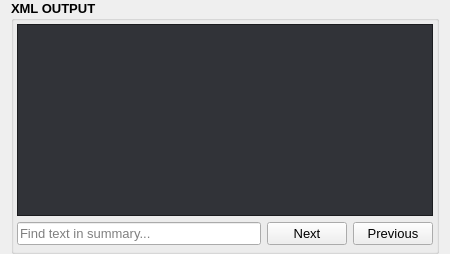
          <widget class="QFrame" name="frame_right_2">
           <property name="minimumSize">
            <size>
             <width>450</width>
             <height>0</height>
            </size>
           </property>
           <property name="frameShape">
            <enum>QFrame::Shape::NoFrame</enum>
           </property>
           <property name="frameShadow">
            <enum>QFrame::Shadow::Raised</enum>
           </property>
           <layout class="QVBoxLayout" name="verticalLayout_4">
            <property name="topMargin">
             <number>0</number>
            </property>
            <property name="bottomMargin">
             <number>0</number>
            </property>
            <item>
             <widget class="QGroupBox" name="group_box_xml_output">
              <property name="sizePolicy">
               <sizepolicy hsizetype="Preferred" vsizetype="Preferred">
                <horstretch>0</horstretch>
                <verstretch>0</verstretch>
               </sizepolicy>
              </property>
              <property name="minimumSize">
               <size>
                <width>0</width>
                <height>0</height>
               </size>
              </property>
              <property name="font">
               <font>
                <family>Microsoft YaHei UI</family>
                <pointsize>10</pointsize>
                <italic>false</italic>
                <bold>true</bold>
                <underline>false</underline>
                <strikeout>false</strikeout>
               </font>
              </property>
              <property name="title">
               <string>XML OUTPUT</string>
              </property>
              <layout class="QVBoxLayout" name="verticalLayout_6" stretch="0,0">
               <property name="leftMargin">
                <number>3</number>
               </property>
               <property name="topMargin">
                <number>3</number>
               </property>
               <property name="rightMargin">
                <number>3</number>
               </property>
               <property name="bottomMargin">
                <number>6</number>
               </property>
               <item>
                <widget class="QTextEdit" name="text_edit_xml_output">
                 <property name="sizePolicy">
                  <sizepolicy hsizetype="Expanding" vsizetype="Expanding">
                   <horstretch>0</horstretch>
                   <verstretch>0</verstretch>
                  </sizepolicy>
                 </property>
                 <property name="minimumSize">
                  <size>
                   <width>0</width>
                   <height>0</height>
                  </size>
                 </property>
                 <property name="palette">
                  <palette>
                   <active>
                    <colorrole role="WindowText">
                     <brush brushstyle="SolidPattern">
                      <color alpha="255">
                       <red>255</red>
                       <green>255</green>
                       <blue>255</blue>
                      </color>
                     </brush>
                    </colorrole>
                    <colorrole role="Button">
                     <brush brushstyle="SolidPattern">
                      <color alpha="255">
                       <red>255</red>
                       <green>200</green>
                       <blue>87</blue>
                      </color>
                     </brush>
                    </colorrole>
                    <colorrole role="Dark">
                     <brush brushstyle="SolidPattern">
                      <color alpha="255">
                       <red>54</red>
                       <green>54</green>
                       <blue>54</blue>
                      </color>
                     </brush>
                    </colorrole>
                    <colorrole role="Text">
                     <brush brushstyle="SolidPattern">
                      <color alpha="255">
                       <red>255</red>
                       <green>255</green>
                       <blue>255</blue>
                      </color>
                     </brush>
                    </colorrole>
                    <colorrole role="BrightText">
                     <brush brushstyle="SolidPattern">
                      <color alpha="255">
                       <red>255</red>
                       <green>255</green>
                       <blue>127</blue>
                      </color>
                     </brush>
                    </colorrole>
                    <colorrole role="ButtonText">
                     <brush brushstyle="SolidPattern">
                      <color alpha="255">
                       <red>0</red>
                       <green>0</green>
                       <blue>0</blue>
                      </color>
                     </brush>
                    </colorrole>
                    <colorrole role="Base">
                     <brush brushstyle="SolidPattern">
                      <color alpha="255">
                       <red>49</red>
                       <green>51</green>
                       <blue>56</blue>
                      </color>
                     </brush>
                    </colorrole>
                    <colorrole role="Window">
                     <brush brushstyle="SolidPattern">
                      <color alpha="255">
                       <red>35</red>
                       <green>36</green>
                       <blue>40</blue>
                      </color>
                     </brush>
                    </colorrole>
                    <colorrole role="Highlight">
                     <brush brushstyle="SolidPattern">
                      <color alpha="255">
                       <red>211</red>
                       <green>162</green>
                       <blue>72</blue>
                      </color>
                     </brush>
                    </colorrole>
                    <colorrole role="HighlightedText">
                     <brush brushstyle="SolidPattern">
                      <color alpha="255">
                       <red>0</red>
                       <green>0</green>
                       <blue>0</blue>
                      </color>
                     </brush>
                    </colorrole>
                    <colorrole role="Accent">
                     <brush brushstyle="SolidPattern">
                      <color alpha="255">
                       <red>255</red>
                       <green>200</green>
                       <blue>87</blue>
                      </color>
                     </brush>
                    </colorrole>
                   </active>
                   <inactive>
                    <colorrole role="WindowText">
                     <brush brushstyle="SolidPattern">
                      <color alpha="255">
                       <red>255</red>
                       <green>255</green>
                       <blue>255</blue>
                      </color>
                     </brush>
                    </colorrole>
                    <colorrole role="Button">
                     <brush brushstyle="SolidPattern">
                      <color alpha="255">
                       <red>255</red>
                       <green>200</green>
                       <blue>87</blue>
                      </color>
                     </brush>
                    </colorrole>
                    <colorrole role="Dark">
                     <brush brushstyle="SolidPattern">
                      <color alpha="255">
                       <red>54</red>
                       <green>54</green>
                       <blue>54</blue>
                      </color>
                     </brush>
                    </colorrole>
                    <colorrole role="Text">
                     <brush brushstyle="SolidPattern">
                      <color alpha="255">
                       <red>255</red>
                       <green>255</green>
                       <blue>255</blue>
                      </color>
                     </brush>
                    </colorrole>
                    <colorrole role="BrightText">
                     <brush brushstyle="SolidPattern">
                      <color alpha="255">
                       <red>255</red>
                       <green>255</green>
                       <blue>127</blue>
                      </color>
                     </brush>
                    </colorrole>
                    <colorrole role="ButtonText">
                     <brush brushstyle="SolidPattern">
                      <color alpha="255">
                       <red>0</red>
                       <green>0</green>
                       <blue>0</blue>
                      </color>
                     </brush>
                    </colorrole>
                    <colorrole role="Base">
                     <brush brushstyle="SolidPattern">
                      <color alpha="255">
                       <red>49</red>
                       <green>51</green>
                       <blue>56</blue>
                      </color>
                     </brush>
                    </colorrole>
                    <colorrole role="Window">
                     <brush brushstyle="SolidPattern">
                      <color alpha="255">
                       <red>35</red>
                       <green>36</green>
                       <blue>40</blue>
                      </color>
                     </brush>
                    </colorrole>
                    <colorrole role="Highlight">
                     <brush brushstyle="SolidPattern">
                      <color alpha="255">
                       <red>211</red>
                       <green>162</green>
                       <blue>72</blue>
                      </color>
                     </brush>
                    </colorrole>
                    <colorrole role="HighlightedText">
                     <brush brushstyle="SolidPattern">
                      <color alpha="255">
                       <red>0</red>
                       <green>0</green>
                       <blue>0</blue>
                      </color>
                     </brush>
                    </colorrole>
                    <colorrole role="Accent">
                     <brush brushstyle="SolidPattern">
                      <color alpha="255">
                       <red>255</red>
                       <green>200</green>
                       <blue>87</blue>
                      </color>
                     </brush>
                    </colorrole>
                   </inactive>
                   <disabled>
                    <colorrole role="WindowText">
                     <brush brushstyle="SolidPattern">
                      <color alpha="255">
                       <red>54</red>
                       <green>54</green>
                       <blue>54</blue>
                      </color>
                     </brush>
                    </colorrole>
                    <colorrole role="Button">
                     <brush brushstyle="SolidPattern">
                      <color alpha="255">
                       <red>255</red>
                       <green>200</green>
                       <blue>87</blue>
                      </color>
                     </brush>
                    </colorrole>
                    <colorrole role="Dark">
                     <brush brushstyle="SolidPattern">
                      <color alpha="255">
                       <red>54</red>
                       <green>54</green>
                       <blue>54</blue>
                      </color>
                     </brush>
                    </colorrole>
                    <colorrole role="Text">
                     <brush brushstyle="SolidPattern">
                      <color alpha="255">
                       <red>54</red>
                       <green>54</green>
                       <blue>54</blue>
                      </color>
                     </brush>
                    </colorrole>
                    <colorrole role="BrightText">
                     <brush brushstyle="SolidPattern">
                      <color alpha="255">
                       <red>255</red>
                       <green>255</green>
                       <blue>127</blue>
                      </color>
                     </brush>
                    </colorrole>
                    <colorrole role="ButtonText">
                     <brush brushstyle="SolidPattern">
                      <color alpha="255">
                       <red>54</red>
                       <green>54</green>
                       <blue>54</blue>
                      </color>
                     </brush>
                    </colorrole>
                    <colorrole role="Base">
                     <brush brushstyle="SolidPattern">
                      <color alpha="255">
                       <red>35</red>
                       <green>36</green>
                       <blue>40</blue>
                      </color>
                     </brush>
                    </colorrole>
                    <colorrole role="Window">
                     <brush brushstyle="SolidPattern">
                      <color alpha="255">
                       <red>35</red>
                       <green>36</green>
                       <blue>40</blue>
                      </color>
                     </brush>
                    </colorrole>
                    <colorrole role="HighlightedText">
                     <brush brushstyle="SolidPattern">
                      <color alpha="255">
                       <red>0</red>
                       <green>0</green>
                       <blue>0</blue>
                      </color>
                     </brush>
                    </colorrole>
                    <colorrole role="Accent">
                     <brush brushstyle="SolidPattern">
                      <color alpha="255">
                       <red>255</red>
                       <green>200</green>
                       <blue>87</blue>
                      </color>
                     </brush>
                    </colorrole>
                   </disabled>
                  </palette>
                 </property>
                 <property name="font">
                  <font>
                   <family>Microsoft YaHei UI</family>
                   <pointsize>10</pointsize>
                   <italic>false</italic>
                   <bold>false</bold>
                   <underline>false</underline>
                   <strikeout>false</strikeout>
                  </font>
                 </property>
                 <property name="readOnly">
                  <bool>true</bool>
                 </property>
                </widget>
               </item>
               <item>
                <layout class="QHBoxLayout" name="hor_layout_find_functionality">
                 <item>
                  <widget class="QLineEdit" name="line_edit_xml_output_find_text">
                   <property name="font">
                    <font>
                     <family>Microsoft YaHei UI</family>
                     <pointsize>10</pointsize>
                     <italic>false</italic>
                     <bold>false</bold>
                     <underline>false</underline>
                     <strikeout>false</strikeout>
                    </font>
                   </property>
                   <property name="placeholderText">
                    <string>Find text in summary...</string>
                   </property>
                  </widget>
                 </item>
                 <item>
                  <widget class="QPushButton" name="button_find_next">
                   <property name="font">
                    <font>
                     <family>Microsoft YaHei UI</family>
                     <pointsize>10</pointsize>
                     <italic>false</italic>
                     <bold>false</bold>
                     <underline>false</underline>
                     <strikeout>false</strikeout>
                    </font>
                   </property>
                   <property name="toolTip">
                    <string>Search next term.</string>
                   </property>
                   <property name="text">
                    <string>Next</string>
                   </property>
                  </widget>
                 </item>
                 <item>
                  <widget class="QPushButton" name="button_find_previous">
                   <property name="font">
                    <font>
                     <family>Microsoft YaHei UI</family>
                     <pointsize>10</pointsize>
                     <italic>false</italic>
                     <bold>false</bold>
                     <underline>false</underline>
                     <strikeout>false</strikeout>
                    </font>
                   </property>
                   <property name="toolTip">
                    <string>Search previous term.</string>
                   </property>
                   <property name="text">
                    <string>Previous</string>
                   </property>
                  </widget>
                 </item>
                </layout>
               </item>
              </layout>
             </widget>
            </item>
           </layout>
          </widget>
